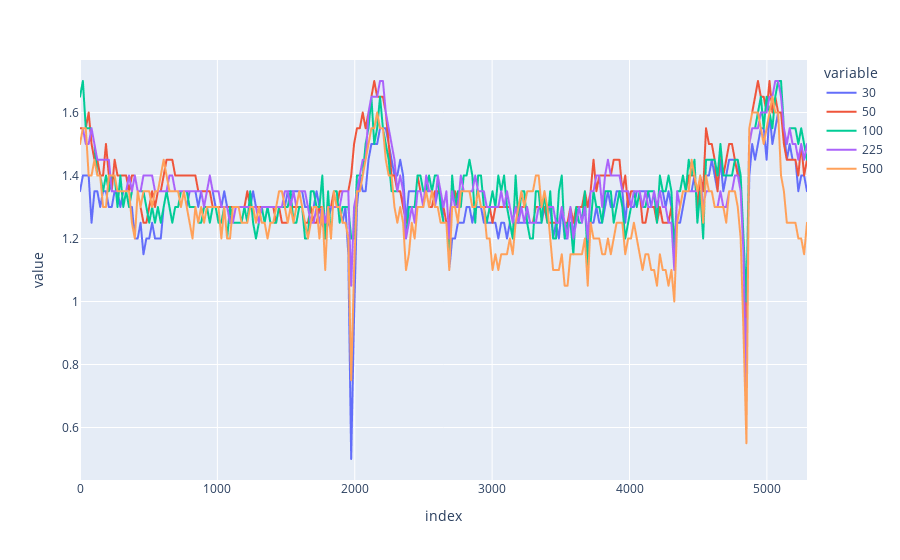

Notebook code for this chart:
### Markdown cell above
#### plot model intensities to double check

### Code cell
oos_model_intensities_short = oos_model_intensities.iloc[list(range(0,5313,21))]
px.line(oos_model_intensities_short, x=oos_model_intensities_short.index, y=oos_model_intensities_short.columns)

### Figure 1 — Plotly figure (JSON) as saved in the notebook; plotly's stock layout.template omitted (floating-point values rounded to 4 significant figures; data arrays with more than 128 entries replaced by an {"elided": "..."} marker saying what was removed)
{"data": [{"hovertemplate": "variable=30<br>index=%{x}<br>value=%{y}<extra></extra>", "legendgroup": "30", "line": {"color": "#636efa", "dash": "solid"}, "marker": {"symbol": "circle"}, "mode": "lines", "name": "30", "showlegend": true, "type": "scattergl", "x": {"elided": "253 int values"}, "xaxis": "x", "y": {"elided": "253 float values"}, "yaxis": "y"}, {"hovertemplate": "variable=50<br>index=%{x}<br>value=%{y}<extra></extra>", "legendgroup": "50", "line": {"color": "#EF553B", "dash": "solid"}, "marker": {"symbol": "circle"}, "mode": "lines", "name": "50", "showlegend": true, "type": "scattergl", "x": {"elided": "253 int values"}, "xaxis": "x", "y": {"elided": "253 float values"}, "yaxis": "y"}, {"hovertemplate": "variable=100<br>index=%{x}<br>value=%{y}<extra></extra>", "legendgroup": "100", "line": {"color": "#00cc96", "dash": "solid"}, "marker": {"symbol": "circle"}, "mode": "lines", "name": "100", "showlegend": true, "type": "scattergl", "x": {"elided": "253 int values"}, "xaxis": "x", "y": {"elided": "253 float values"}, "yaxis": "y"}, {"hovertemplate": "variable=225<br>index=%{x}<br>value=%{y}<extra></extra>", "legendgroup": "225", "line": {"color": "#ab63fa", "dash": "solid"}, "marker": {"symbol": "circle"}, "mode": "lines", "name": "225", "showlegend": true, "type": "scattergl", "x": {"elided": "253 int values"}, "xaxis": "x", "y": {"elided": "253 float values"}, "yaxis": "y"}, {"hovertemplate": "variable=500<br>index=%{x}<br>value=%{y}<extra></extra>", "legendgroup": "500", "line": {"color": "#FFA15A", "dash": "solid"}, "marker": {"symbol": "circle"}, "mode": "lines", "name": "500", "showlegend": true, "type": "scattergl", "x": {"elided": "253 int values"}, "xaxis": "x", "y": {"elided": "253 float values"}, "yaxis": "y"}], "layout": {"legend": {"title": {"text": "variable"}, "tracegroupgap": 0}, "margin": {"t": 60}, "xaxis": {"anchor": "y", "domain": [0, 1], "title": {"text": "index"}}, "yaxis": {"anchor": "x", "domain": [0, 1], "title": {"text": "value"}}}}
